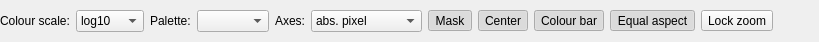
<?xml version="1.0" encoding="UTF-8"?>
<ui version="4.0">
 <class>Form</class>
 <widget class="QWidget" name="Form">
  <property name="geometry">
   <rect>
    <x>0</x>
    <y>0</y>
    <width>819</width>
    <height>42</height>
   </rect>
  </property>
  <property name="sizePolicy">
   <sizepolicy hsizetype="MinimumExpanding" vsizetype="MinimumExpanding">
    <horstretch>0</horstretch>
    <verstretch>0</verstretch>
   </sizepolicy>
  </property>
  <property name="windowTitle">
   <string notr="true">Detector image</string>
  </property>
  <layout class="QVBoxLayout" name="verticalLayout">
   <property name="leftMargin">
    <number>0</number>
   </property>
   <property name="topMargin">
    <number>0</number>
   </property>
   <property name="rightMargin">
    <number>0</number>
   </property>
   <property name="bottomMargin">
    <number>0</number>
   </property>
   <item>
    <layout class="QHBoxLayout" name="horizontalLayout">
     <item>
      <widget class="QLabel" name="label">
       <property name="text">
        <string notr="true">Colour scale:</string>
       </property>
      </widget>
     </item>
     <item>
      <widget class="QComboBox" name="colourScaleComboBox">
       <property name="toolTip">
        <string>Scaling of the intensity</string>
       </property>
       <property name="currentText">
        <string notr="true">log10</string>
       </property>
       <property name="currentIndex">
        <number>1</number>
       </property>
       <item>
        <property name="text">
         <string>linear</string>
        </property>
       </item>
       <item>
        <property name="text">
         <string>log10</string>
        </property>
       </item>
       <item>
        <property name="text">
         <string>square</string>
        </property>
       </item>
       <item>
        <property name="text">
         <string>sqrt</string>
        </property>
       </item>
      </widget>
     </item>
     <item>
      <widget class="QLabel" name="label_2">
       <property name="text">
        <string notr="true">Palette:</string>
       </property>
      </widget>
     </item>
     <item>
      <widget class="QComboBox" name="paletteComboBox">
       <property name="toolTip">
        <string>Select the colour palette</string>
       </property>
       <property name="currentText">
        <string notr="true"/>
       </property>
      </widget>
     </item>
     <item>
      <widget class="QLabel" name="axesLabel">
       <property name="text">
        <string notr="true">Axes:</string>
       </property>
      </widget>
     </item>
     <item>
      <widget class="QComboBox" name="axesComboBox">
       <property name="toolTip">
        <string>Scaling of the X and Y axes</string>
       </property>
       <property name="currentText">
        <string notr="true">abs. pixel</string>
       </property>
       <item>
        <property name="text">
         <string>abs. pixel</string>
        </property>
       </item>
       <item>
        <property name="text">
         <string>rel. pixel</string>
        </property>
       </item>
       <item>
        <property name="text">
         <string>detector radius</string>
        </property>
       </item>
       <item>
        <property name="text">
         <string>twotheta</string>
        </property>
       </item>
       <item>
        <property name="text">
         <string>q</string>
        </property>
       </item>
      </widget>
     </item>
     <item>
      <widget class="QToolButton" name="showMaskToolButton">
       <property name="toolTip">
        <string>Show the mask</string>
       </property>
       <property name="text">
        <string notr="true">Mask</string>
       </property>
       <property name="icon">
        <iconset resource="../../resource/icons/icons.qrc">
         <normaloff>:/icons/flipmask.svg</normaloff>:/icons/flipmask.svg</iconset>
       </property>
       <property name="iconSize">
        <size>
         <width>24</width>
         <height>24</height>
        </size>
       </property>
       <property name="checkable">
        <bool>true</bool>
       </property>
       <property name="checked">
        <bool>true</bool>
       </property>
      </widget>
     </item>
     <item>
      <widget class="QToolButton" name="showBeamToolButton">
       <property name="toolTip">
        <string>Show the beam center cross-hair</string>
       </property>
       <property name="text">
        <string notr="true">Center</string>
       </property>
       <property name="icon">
        <iconset resource="../../resource/icons/icons.qrc">
         <normaloff>:/icons/pixelhunt.svg</normaloff>:/icons/pixelhunt.svg</iconset>
       </property>
       <property name="iconSize">
        <size>
         <width>24</width>
         <height>24</height>
        </size>
       </property>
       <property name="checkable">
        <bool>true</bool>
       </property>
       <property name="checked">
        <bool>true</bool>
       </property>
      </widget>
     </item>
     <item>
      <widget class="QToolButton" name="showColourBarToolButton">
       <property name="toolTip">
        <string>Show the colour bar</string>
       </property>
       <property name="text">
        <string notr="true">Colour bar</string>
       </property>
       <property name="icon">
        <iconset resource="../../resource/icons/icons.qrc">
         <normaloff>:/icons/colorbar.svg</normaloff>:/icons/colorbar.svg</iconset>
       </property>
       <property name="iconSize">
        <size>
         <width>24</width>
         <height>24</height>
        </size>
       </property>
       <property name="checkable">
        <bool>true</bool>
       </property>
       <property name="checked">
        <bool>true</bool>
       </property>
      </widget>
     </item>
     <item>
      <widget class="QToolButton" name="equalAspectToolButton">
       <property name="toolTip">
        <string>Set the aspect ratio 1:1 (pixels appear square on the plot)</string>
       </property>
       <property name="text">
        <string>Equal aspect</string>
       </property>
       <property name="icon">
        <iconset resource="../../resource/icons/icons.qrc">
         <normaloff>:/icons/aspect_equal.svg</normaloff>:/icons/aspect_equal.svg</iconset>
       </property>
       <property name="iconSize">
        <size>
         <width>24</width>
         <height>24</height>
        </size>
       </property>
       <property name="checkable">
        <bool>true</bool>
       </property>
       <property name="checked">
        <bool>true</bool>
       </property>
      </widget>
     </item>
     <item>
      <widget class="QToolButton" name="lockZoomToolButton">
       <property name="toolTip">
        <string>Lock the current zoom. If set, the zoom of the image is kept whenever a new scattering pattern is shown.</string>
       </property>
       <property name="text">
        <string>Lock zoom</string>
       </property>
       <property name="icon">
        <iconset resource="../../resource/icons/icons.qrc">
         <normaloff>:/icons/zoom_unlocked.svg</normaloff>:/icons/zoom_unlocked.svg</iconset>
       </property>
       <property name="iconSize">
        <size>
         <width>24</width>
         <height>24</height>
        </size>
       </property>
       <property name="checkable">
        <bool>true</bool>
       </property>
      </widget>
     </item>
     <item>
      <spacer name="horizontalSpacer">
       <property name="orientation">
        <enum>Qt::Horizontal</enum>
       </property>
       <property name="sizeHint" stdset="0">
        <size>
         <width>0</width>
         <height>24</height>
        </size>
       </property>
      </spacer>
     </item>
    </layout>
   </item>
  </layout>
 </widget>
 <tabstops>
  <tabstop>colourScaleComboBox</tabstop>
  <tabstop>paletteComboBox</tabstop>
  <tabstop>axesComboBox</tabstop>
  <tabstop>showMaskToolButton</tabstop>
  <tabstop>showBeamToolButton</tabstop>
  <tabstop>showColourBarToolButton</tabstop>
  <tabstop>equalAspectToolButton</tabstop>
 </tabstops>
 <resources>
  <include location="../../resource/icons/icons.qrc"/>
 </resources>
 <connections/>
</ui>
